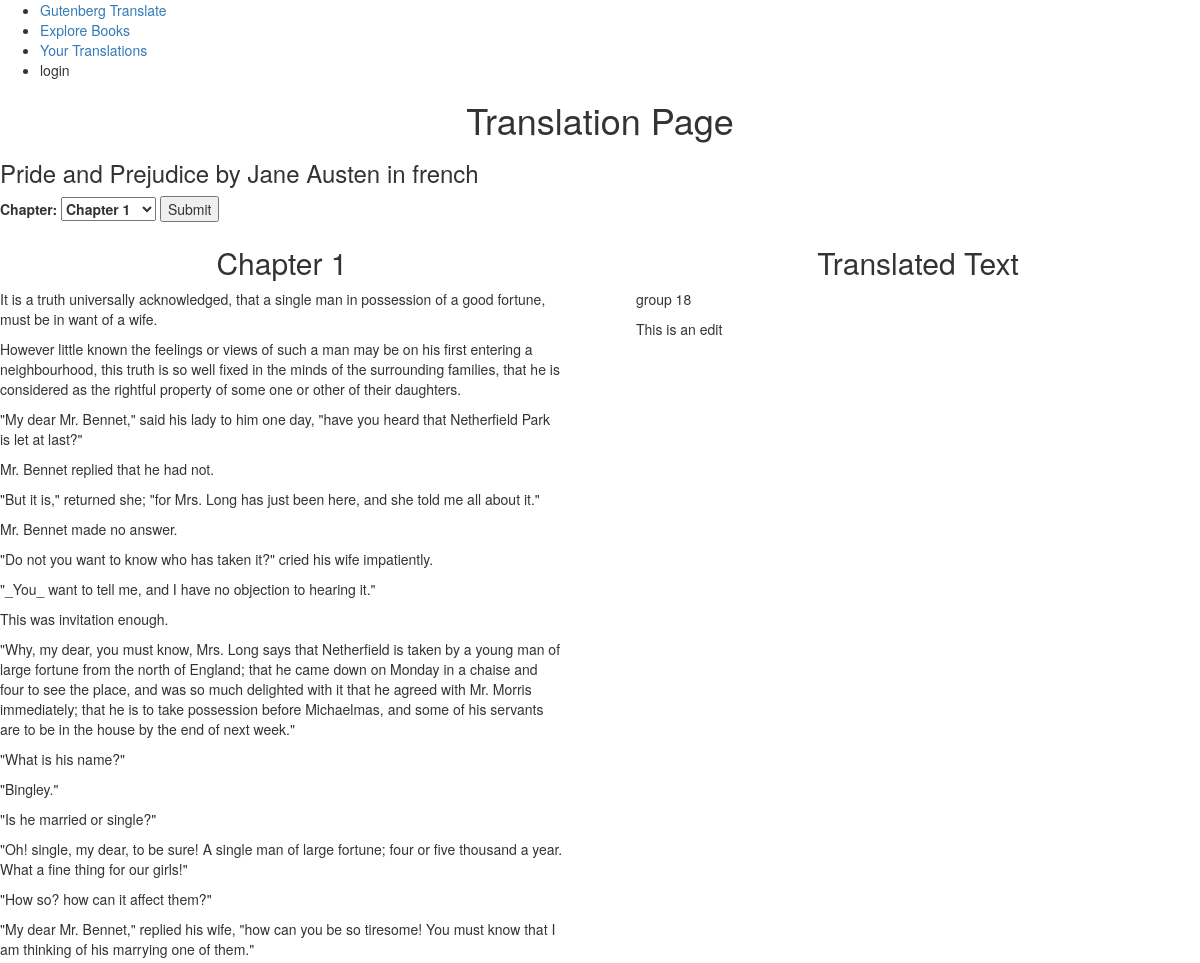
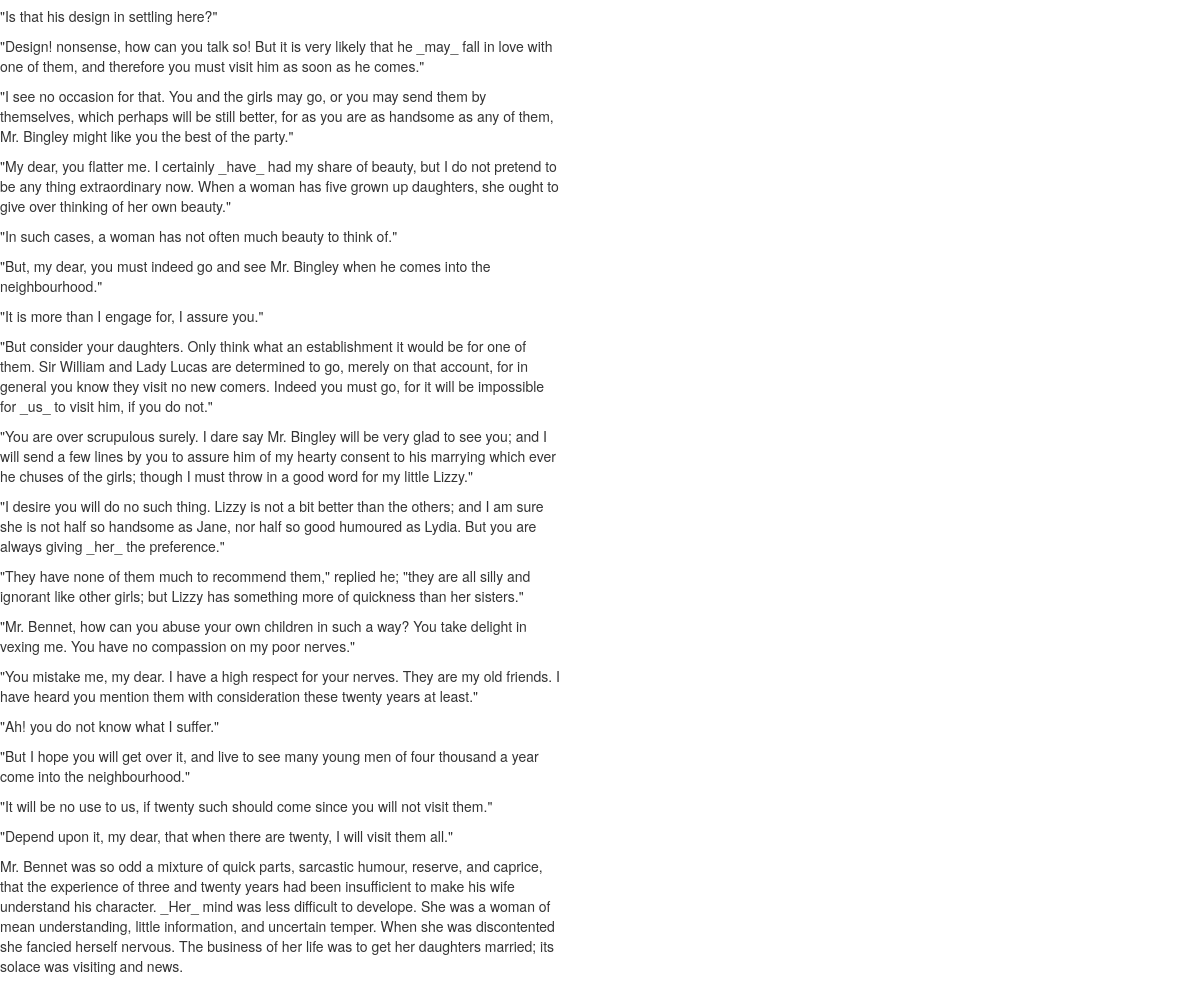
The app's page /translate/18/render with its own data (2 pictures, top to bottom).
### model.py (models this page shows, shortened)
class Book(db.Model):
    __tablename__ = "books"
    book_id = db.Column(db.Integer, primary_key=True, autoincrement=True)
    name = db.Column(db.String(50), nullable=False)
    author = db.Column(db.String(45))
    reviews = db.Column(db.String())
    rating = db.Column(db.Integer)
    cover = db.Column(db.String())
    genre_name = db.Column(db.String(10))
    gutenberg_extraction_num = db.Column(db.String(10))
    isbn = db.Column(db.String(10))
    chapters = db.relationship("Chapter", backref="book")
    groups = db.relationship("Group", backref=db.backref("books"),
        secondary="bookgroups")

class BookGroup(db.Model):
    __tablename__ = "bookgroups"
    bookgroup_id = db.Column(db.Integer, primary_key=True, autoincrement=True)
    language = db.Column(db.String(15))
    group_id = db.Column(db.Integer, db.ForeignKey("groups.group_id"))
    book_id = db.Column(db.Integer, db.ForeignKey("books.book_id"))
    translations = db.relationship("Translation", backref="bookgroups")
    group = db.relationship("Group", backref=db.backref("bookgroups"))

class Paragraph(db.Model):
    __tablename__ = "paragraphs"
    paragraph_id = db.Column(db.Integer, primary_key=True, autoincrement=True)
    untranslated_paragraph = db.Column(db.String())
    chapter_id = db.Column(db.Integer, db.ForeignKey("chapters.chapter_id"))
    translations = db.relationship("Translation", backref="paragraph")

class Translation(db.Model):
    __tablename__ = "translations"
    translation_id = db.Column(db.Integer, primary_key=True, autoincrement=True)
    translated_paragraph = db.Column(db.String())
    paragraph_id = db.Column(db.Integer, db.ForeignKey("paragraphs.paragraph_id")) #fk
    bookgroup_id = db.Column(db.Integer, db.ForeignKey("bookgroups.bookgroup_id"))

### server.py (the view)
@app.route("/translate/<int:bookgroup_id>/render", methods=["GET"])
def display_translation_page(bookgroup_id):
    bookgroup_obj = BookGroup.query.get(bookgroup_id)
    bookgroup_id = bookgroup_obj.bookgroup_id
    bookgroup_language = bookgroup_obj.language
    bookgroup_groupid = bookgroup_obj.group_id
    bookgroup_bookid = bookgroup_obj.book_id
    chosen_chapter = request.args.get("chapter_selection")
    if chosen_chapter:
        chosen_chapter = int(chosen_chapter)
    book_obj = Book.query.get(bookgroup_bookid)
    chapter_obj_list = book_obj.chapters
    number_of_chapters = len(chapter_obj_list)
    if chosen_chapter:
        paragraph_obj_list = chapter_obj_list[chosen_chapter].paragraphs
        translated_paragraphs_list = find_trans_paragraphs(
                paragraph_obj_list, bookgroup_id)
    else:
        paragraph_obj_list = chapter_obj_list[1].paragraphs
        translated_paragraphs_list = find_trans_paragraphs(
                paragraph_obj_list, bookgroup_id)
    return render_template("translation_page.html",
        number_of_chapters = number_of_chapters,
        display_chapter = paragraph_obj_list, chapter_chosen=chosen_chapter,
        display_translations=translated_paragraphs_list, book_id=bookgroup_bookid,
        language=bookgroup_language, book_obj=book_obj, group_id=bookgroup_groupid,
        bookgroup_id=bookgroup_id)

### server.py (called while the page is built)
def find_trans_paragraphs(paragraph_obj_list, bookgroup_id):
    paragraph_ids = [p.paragraph_id for p in paragraph_obj_list]
    translated_paragraphs = Translation.query.filter(
        Translation.bookgroup_id == bookgroup_id,
        Translation.paragraph_id.in_(paragraph_ids)
        ).all()
    return translated_paragraphs

### templates/translation_page.html (shortened to what this page needs)
{% extends 'base.html' %}
{% block body %}
    <h1>Translation Page</h1>
    <div id="user_controls">
        <h3>{{ book_obj.name }} by {{ book_obj.author }} in {{ language }}</h3>
        <form action="/translate/{{ bookgroup_id }}/render" method="GET">
            <label>Chapter:
                <select name="chapter_selection">
                    {% for chapter_number in range(1, number_of_chapters) %}
                    {% if chapter_number == chapter_chosen %}
                    <option value="{{ chapter_number|string() }}" selected="selected">Chapter {{ chapter_number }}</option>
                    {% else %}
                    <option value="{{ chapter_number|string() }}">Chapter {{ chapter_number }}</option>
                    {% endif %}
                    {% endfor %}
                </select>
            </label>
            <input id="chosen_chap_submit" type="submit">
        </form>
    </div>
    <div id="untranslated">
        {% if chapter_chosen %}
        <h2>Chapter {{ chapter_chosen }}</h2>
        {% else %}
        <h2>Chapter 1</h2>
        {% endif %}
        {% for paragraph in display_chapter %}
        <div class="a_chapter_and_bttn {{ paragraph.paragraph_id }}">
            <p>{{ paragraph.untranslated_paragraph }}</p>
        </div>
        {% endfor %}
    </div>
    <div id="translated" data-bookid ="{{ book_obj.book_id }}" data-bookgroupid ="{{ bookgroup_id }}"data-language="{{ language }}" data-groupid="{{ group_id }}">
        <h2>Translated Text</h2>
        {% for paragraph in display_chapter %}
        <div class="trans_para" id="{{ paragraph.paragraph_id }}">
            {% if display_translations %}
                {% for existing_translation in display_translations %}
                    {% if existing_translation.paragraph_id == paragraph.paragraph_id %}
                        <p>{{ existing_translation.translated_paragraph }}</p>
                    {% endif %}
                {% endfor %}
            {% endif %}
        </div>
        {% endfor %}
    </div>
{% endblock %}

### templates/base.html (shortened to what this page needs)
<!DOCTYPE html>
<html>
<head>
    <link rel="stylesheet" type="text/css" href="/static/css/style.css">
    <link rel="stylesheet" type="text/css" href="/static/bootstrap/css/bootstrap.css">
</head>
<body>
    <nav>
        <ul>
            <li><a href="/">Gutenberg Translate</a></li>
            <li><a href="/explore">Explore Books</a></li>
            <li><a href="/profile">Your Translations</a></li>
            {% if session.get('login') %}
            <li><a href="#"> {{ session['login'][0] }} </a></li>
            {% else %}
            <li>login</li>
            {%endif%}
        </ul>
    </nav>
    {% block body %}
    {% endblock %}
</body>
</html>

### static/css/style.css (style rules this page uses)
h1 { text-align: center }
#translated, #untranslated { width: 48% }
#translated { float: right; padding-left: 1%; }
#untranslated { float: left; padding-right: 1%; }
#translated h2, #untranslated h2 { text-align: center }

### records on screen
Book: name "Pride and Prejudice", author "Jane Austen"
BookGroup: language "french"
Paragraph: untranslated_paragraph "It is a truth universally acknowledged, that a single man in possession of a good fortune, must be in want of a wife."
Paragraph: untranslated_paragraph "However little known the feelings or views of such a man may be on his first entering a neighbourhood, this truth is so well fixed in the minds of the surrounding families, that he is considered as the rightful property of some one or other of their daughters."
Paragraph: untranslated_paragraph "\"My dear Mr. Bennet,\" said his lady to him one day, \"have you heard that Netherfield Park is let at last?\""
Paragraph: untranslated_paragraph "Mr. Bennet replied that he had not."
Paragraph: untranslated_paragraph "\"But it is,\" returned she; \"for Mrs. Long has just been here, and she told me all about it.\""
Paragraph: untranslated_paragraph "Mr. Bennet made no answer."
Paragraph: untranslated_paragraph "\"Do not you want to know who has taken it?\" cried his wife impatiently."
Paragraph: untranslated_paragraph "\"_You_ want to tell me, and I have no objection to hearing it.\""
Paragraph: untranslated_paragraph "This was invitation enough."
Paragraph: untranslated_paragraph "\"Why, my dear, you must know, Mrs. Long says that Netherfield is taken by a young man of large fortune from the north of England; that he came down on Monday in a chaise and four to see the place, and was so much delighted with it that he agreed with Mr. Morris immediately; that he is to take possession before Michaelmas, and some of his servants are to be in the house by the end of next week.\""
Paragraph: untranslated_paragraph "\"What is his name?\""
Paragraph: untranslated_paragraph "\"Bingley.\""
Paragraph: untranslated_paragraph "\"Is he married or single?\""
Paragraph: untranslated_paragraph "\"Oh! single, my dear, to be sure! A single man of large fortune; four or five thousand a year. What a fine thing for our girls!\""
Paragraph: untranslated_paragraph "\"How so? how can it affect them?\""
Paragraph: untranslated_paragraph "\"My dear Mr. Bennet,\" replied his wife, \"how can you be so tiresome! You must know that I am thinking of his marrying one of them.\""
Paragraph: untranslated_paragraph "\"Is that his design in settling here?\""
Paragraph: untranslated_paragraph "\"Design! nonsense, how can you talk so! But it is very likely that he _may_ fall in love with one of them, and therefore you must visit him as soon as he comes.\""
Paragraph: untranslated_paragraph "\"I see no occasion for that. You and the girls may go, or you may send them by themselves, which perhaps will be still better, for as you are as handsome as any of them, Mr. Bingley might like you the best of the party.\""
Paragraph: untranslated_paragraph "\"My dear, you flatter me. I certainly _have_ had my share of beauty, but I do not pretend to be any thing extraordinary now. When a woman has five grown up daughters, she ought to give over thinking of her own beauty.\""
Paragraph: untranslated_paragraph "\"In such cases, a woman has not often much beauty to think of.\""
Paragraph: untranslated_paragraph "\"But, my dear, you must indeed go and see Mr. Bingley when he comes into the neighbourhood.\""
Paragraph: untranslated_paragraph "\"It is more than I engage for, I assure you.\""
Paragraph: untranslated_paragraph "\"But consider your daughters. Only think what an establishment it would be for one of them. Sir William and Lady Lucas are determined to go, merely on that account, for in general you know they visit no new comers. Indeed you must go, for it will be impossible for _us_ to visit him, if you do not.\""
Paragraph: untranslated_paragraph "\"You are over scrupulous surely. I dare say Mr. Bingley will be very glad to see you; and I will send a few lines by you to assure him of my hearty consent to his marrying which ever he chuses of the girls; though I must throw in a good word for my little Lizzy.\""
Paragraph: untranslated_paragraph "\"I desire you will do no such thing. Lizzy is not a bit better than the others; and I am sure she is not half so handsome as Jane, nor half so good humoured as Lydia. But you are always giving _her_ the preference.\""
Paragraph: untranslated_paragraph "\"They have none of them much to recommend them,\" replied he; \"they are all silly and ignorant like other girls; but Lizzy has something more of quickness than her sisters.\""
Paragraph: untranslated_paragraph "\"Mr. Bennet, how can you abuse your own children in such a way? You take delight in vexing me. You have no compassion on my poor nerves.\""
Paragraph: untranslated_paragraph "\"You mistake me, my dear. I have a high respect for your nerves. They are my old friends. I have heard you mention them with consideration these twenty years at least.\""
Paragraph: untranslated_paragraph "\"Ah! you do not know what I suffer.\""
Paragraph: untranslated_paragraph "\"But I hope you will get over it, and live to see many young men of four thousand a year come into the neighbourhood.\""
Paragraph: untranslated_paragraph "\"It will be no use to us, if twenty such should come since you will not visit them.\""
Paragraph: untranslated_paragraph "\"Depend upon it, my dear, that when there are twenty, I will visit them all.\""
Paragraph: untranslated_paragraph "Mr. Bennet was so odd a mixture of quick parts, sarcastic humour, reserve, and caprice, that the experience of three and twenty years had been insufficient to make his wife understand his character. _Her_ mind was less difficult to develope. She was a woman of mean understanding, little information, and uncertain temper. When she was discontented she fancied herself nervous. The business of her life was to get her daughters married; its solace was visiting and news."
Translation: translated_paragraph "group 18"
Translation: translated_paragraph "This is an edit"
